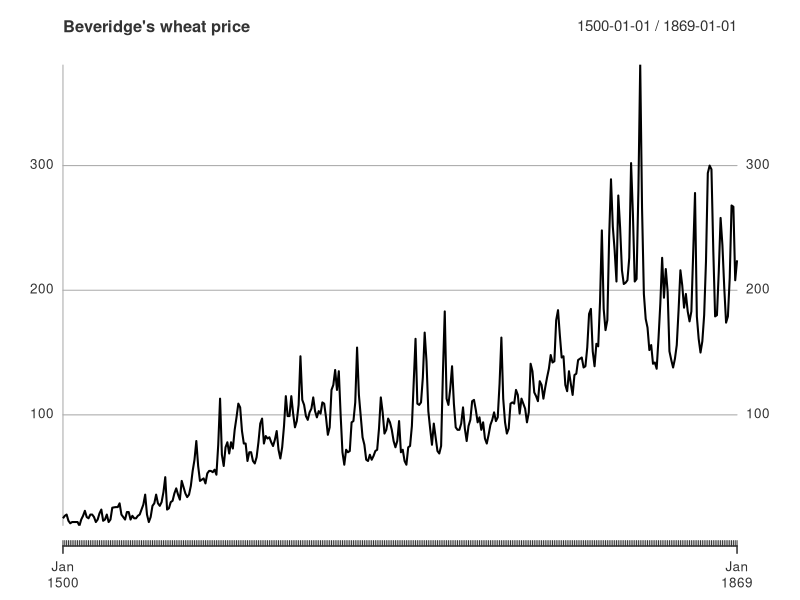
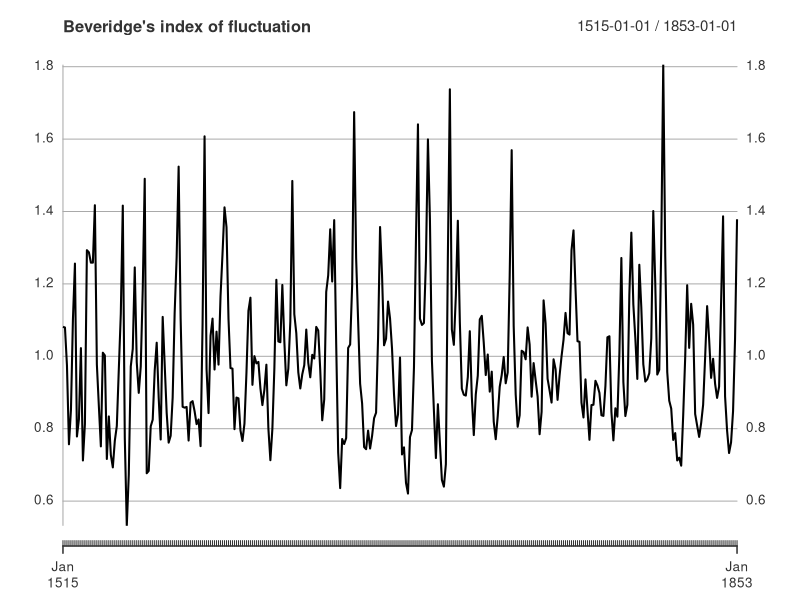
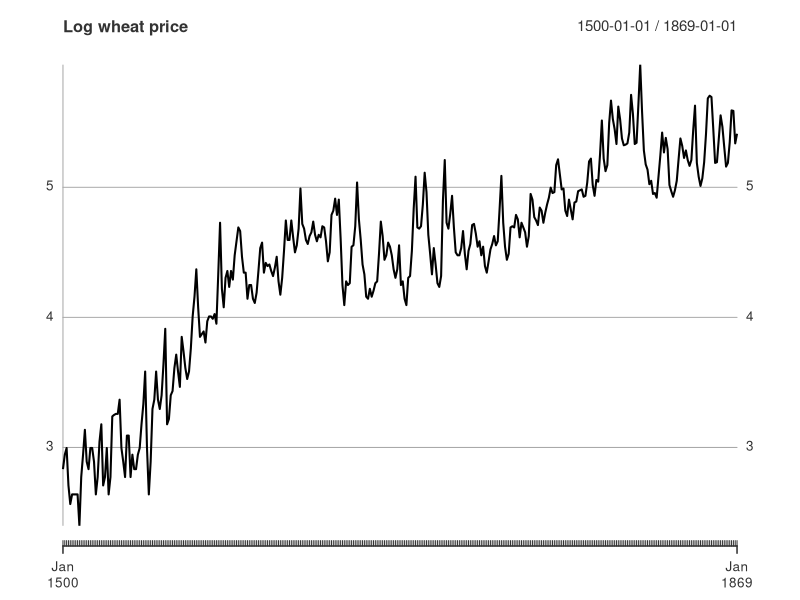

Here is the R script that generated these plots, in order:
## ---- chunk 1
knitr::opts_chunk$set(echo = FALSE, fig.pos = "!ht", fig.asp = 0.618,
                      fig.width = 10, out.width = "100%")
library(xts)
wheat.raw = c(17, 19, 20, 15, 13, 14, 14, 14, 14, 11, 16, 19, 23,
              18, 17, 20, 20, 18, 14, 16, 21, 24, 15, 16, 20,
              14, 16, 25.5, 25.8, 26, 26, 29, 20, 18,
              16, 22, 22, 16, 19, 17, 17, 19, 20, 24, 28, 36,
              20, 14, 18, 27, 29, 36, 29, 27, 30, 38, 50, 24,
              25, 30, 31, 37, 41, 36, 32, 47, 42, 37, 34, 36,
              43, 55, 64, 79, 59, 47, 48, 49, 45, 53, 55, 55,
              54, 56, 52, 76, 113, 68, 59, 74, 78, 69, 78, 73,
              88, 98, 109, 106, 87, 77, 77, 63, 70, 70, 63, 61,
              66, 78, 93, 97, 77, 83, 81, 82, 78, 75, 80, 87,
              72, 65, 74, 91, 115, 99, 99, 115, 101, 90, 95, 108,
              147, 112, 108, 99, 96, 102, 105, 114, 103, 98, 103,
              101, 110, 109, 98, 84, 90, 120, 124, 136, 120, 135,
              100, 70, 60, 72, 70, 71, 94, 95, 110, 154, 116,
              99, 82, 76, 64, 63, 68, 64, 67, 71, 72, 89, 114,
              102, 85, 88, 97, 94, 88, 79, 74, 79, 95, 70, 72,
              63, 60, 74, 75, 91, 126, 161, 109, 108, 110, 130,
              166, 143, 103, 89, 76, 93, 82, 71, 69, 75, 134,
              183, 113, 108, 121, 139, 109, 90, 88, 88, 93, 106,
              89, 79, 91, 96, 111, 112, 104, 94, 98, 88, 94, 81,
              77, 84, 92, 96, 102, 95, 98, 125, 162, 113, 94,
              85, 89, 109, 110, 109, 120, 116, 101, 113, 109, 105,
              94, 102, 141, 135, 118, 115, 111, 127, 124, 113,
              122, 130, 137, 148, 142, 143, 176, 184, 164, 146,
              147, 124, 119, 135, 125, 116, 132, 133, 144, 145,
              146, 138, 139, 154, 181, 185, 151, 139, 157, 155,
              191, 248, 185, 168, 176, 243, 289, 251, 232, 207,
              276, 250, 216, 205, 206, 208, 226, 302, 261, 207,
              209, 280, 381, 266, 197, 177, 170, 152, 156, 141,
              142, 137, 161, 189, 226, 194, 217, 199, 151, 144,
              138, 145, 156, 184, 216, 204, 186, 197, 183, 175,
              183, 230, 278, 179, 161, 150, 159, 180, 223, 294,
              300, 297, 232, 179, 180, 215, 258, 236, 202, 174,
              179, 210, 268, 267, 208, 224)
wheat.n = length(wheat.raw)
wheat = xts(x=wheat.raw,
            order.by=seq(as.Date("1500-01-01"), length=wheat.n, by="years"))
## ---- chunk 2
plot(wheat, main="Beveridge's wheat price", bg="transparent")
## ---- chunk 3
wheat.fluct = cumsum(wheat.raw)
wheat.fluct = wheat.fluct[32:wheat.n] -wheat.fluct[1:(wheat.n-31)]
wheat.fluct = wheat[16:(wheat.n-16)]/wheat.fluct*31
plot(wheat.fluct, main="Beveridge's index of fluctuation", bg="transparent")
## ---- chunk 4
wheat.log = log(wheat)
plot(wheat.log, main="Log wheat price", bg="transparent")
